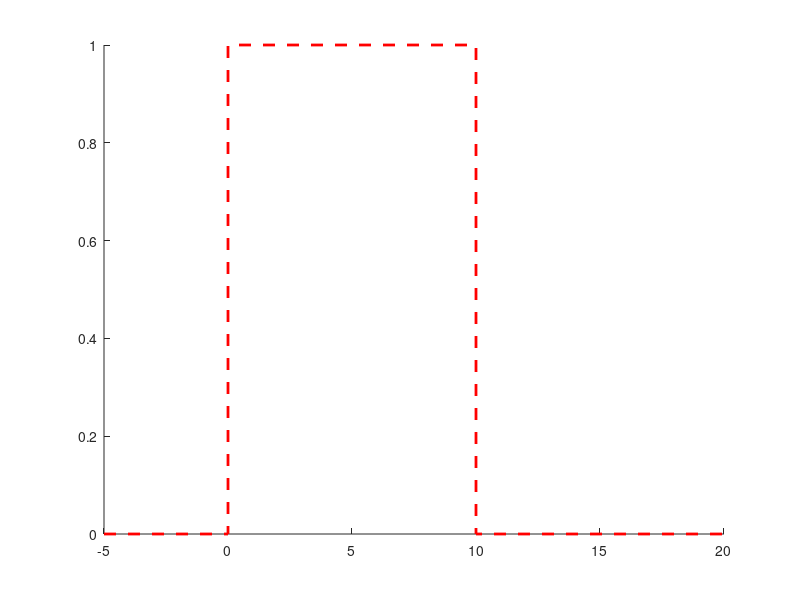

Write the MATLAB code that produced this figure. (Note: this script raises an error after producing the figure.)
clc, clear, close
addpath('sections\')
addpath('functions\')
% 1. SYSTEM CONFIGURATION & WAVEGUIDE PROPERTIES

c = 3e8;                            % Speed of light in vacuum (m/s)
lambda0 = 1550e-9;                  % Operating wavelength (m)
nu0 = c/lambda0;                    % Central optical frequency (Hz)
L = 240;                            % Total fiber length used on the lab (m) 
n_ave = 1.456;                      % Average refractive index of the silica fiber
dz = 0.05;                          % Spatial sampling interval (m)
z = 0:dz:L-dz;                      % Distance vector along the fiber 1D model
Nz = length(z);                     % Total number os spatial sampling points
pulse_width = 10e-9;                % Temporal pulse width (10 ns)
d = c * pulse_width / (2 * n_ave);  % Spatial resolution (~1 m)
M = 250;                            % Number of scattering segments
                                    % (inhomogeneities) within one pulse
                  
figure('Name', 'Pulse Shape Comparison Analysis');
hold on;

% 1. Ideal Rectangular
rect_pulse = ones(1, M);
t_plot_ns = linspace(0, pulse_width * 1e9, M);
t_rect_ns = [-5, 0, 0, pulse_width*1e9, pulse_width*1e9, 20];
v_rect    = [ 0, 0, 1,               1,               0,  0];
plot(t_rect_ns, v_rect, 'r--', 'LineWidth', 2, 'DisplayName', 'Ideal Rectangular Pulse');


% 2. RC Filter Model (fc = 100 MHz)
% fc = [50e6, 100e6, 200e6]; 
% for fc_comp = fc
%     RC_comp = 1 / (2 * pi * fc_comp);
%     t_rc = linspace(0, 2 * pulse_width, 2 * M);
%     window_rc_full = zeros(1, 2 * M);
%     for k = 1:2*M
%         tk = t_rc(k);
%         if tk <= pulse_width
%             window_rc_full(k) = 1 - exp(-tk / RC_comp);
%         else
% 
%             window_rc_full(k) = (1 - exp(-pulse_width / RC_comp)) * exp(-(tk - pulse_width) / RC_comp);
%         end
%     end
%     window_rc = window_rc_full / max(window_rc_full);
%     plot(t_rc * 1e9, window_rc, 'LineWidth', 1.8, ...
%         'DisplayName', sprintf('Filtro RC (f_c = %d MHz)', fc_comp/1e6));
% end


% 3. Super-Gaussian (Order N)
pulse_width_ns = pulse_width * 1e9; % 10 ns
t_sg_ns = linspace(-pulse_width_ns, 2*pulse_width_ns, 2*M); % -10 a 20 ns
t_center_ns = pulse_width_ns / 2; % 5 ns

order_N = [1, 3, 5];

for N = order_N
    window_sg = sgauss(t_sg_ns - t_center_ns, pulse_width_ns, 1, 0, N);
    window_sg = window_sg / max(window_sg);
    plot(t_sg_ns, window_sg, 'LineWidth', 1.5, 'DisplayName', ['Super-Gaussian (p=' num2str(N) ')']);
end

grid on;
xlim([-11, 21]); 
ylim([0, 1.2]);
set(gca, 'FontSize', 18, 'LineWidth', 1.5);
    
xlabel('Relative Time (ns)', 'FontSize', 18); 
ylabel('Normalized Amplitude', 'FontSize', 18);
title('Comparison of Optical Pulse Shapes', 'FontSize', 20, 'FontWeight', 'bold');
legend('Location', 'northeast', 'FontSize', 14);
hold off;
